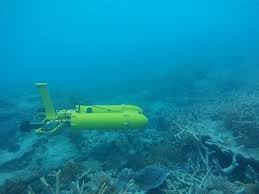
#> input picture Task 4 - Underwater Color Correction/underWaterImg1.jpg, 259 x 194 px
$ python histogram.py
#> lines starting #> are read from the running program, lines starting #| are printed output that depends on the picture
import cv2
import numpy as np
from matplotlib import pyplot as plt
img = cv2.imread('underWaterImg1.jpg', 0)
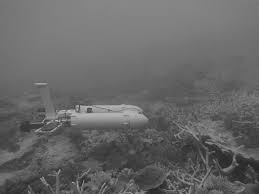
#> img: shape (194, 259); min 29, max 192, mean 103.1

# compute histogram of original image
hist, bins = np.histogram(img.flatten(), 256, [0, 256])
#> hist = 256 values, max 1403 at index 130, min 0 at index 0, mean 196.3; bins = 257 values from 0 to 256

# calculate accumulative sum of values as equation
# generate normalized histogram (equalized) equation
cdf = hist.cumsum()
#> cdf = 256 values from 0 to 50246
cdf_normalized = cdf * hist.max() / cdf.max()
#> cdf_normalized = 256 values from 0 to 1403

plt.plot(cdf_normalized, color='b')
plt.hist(img.flatten(), 256, [0, 256], color='r')
plt.xlim([0, 256])
plt.legend(('cdf', 'histogram'), loc='upper left')
plt.show()
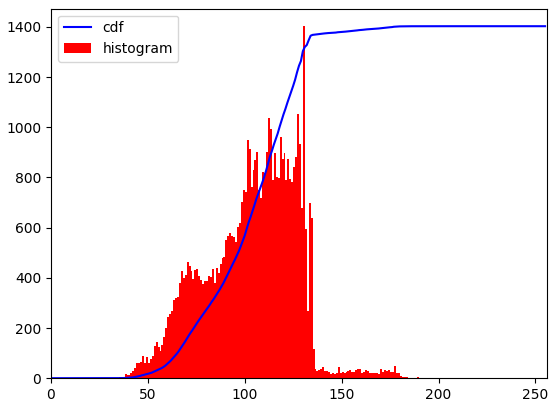
#> figure drawn by matplotlib, 1 panel; tallest bar 1403 high, from x = 130 to 131; curve peaks at x = 192, y = 1403

equ = cv2.equalizeHist(img)
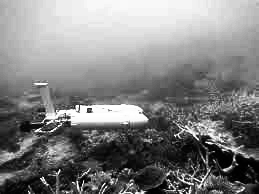
#> equ: shape (194, 259); min 0, max 255, mean 129.3
cv2.imshow('equalized img', equ)

cv2.waitKey(0)
cv2.destroyAllWindows()

$ run again, with Task 4 - Underwater Color Correction/underWaterImg2.jpg copied over Task 4 - Underwater Color Correction/underWaterImg1.jpg
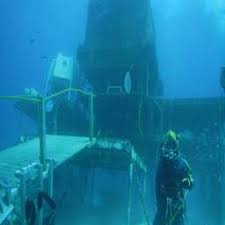
#> input picture Task 4 - Underwater Color Correction/underWaterImg2.jpg, 225 x 225 px
#> `img = cv2.imread('underWaterImg1.jpg', 0)`:
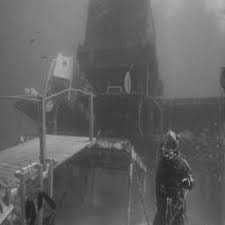
#> img: shape (225, 225); min 33, max 188, mean 97.4
#> hist = 256 values, max 1167 at index 74, min 0 at index 0, mean 197.8; bins = 257 values from 0 to 256
#> cdf = 256 values from 0 to 50625
#> cdf_normalized = 256 values from 0 to 1167
#> `equ = cv2.equalizeHist(img)`:
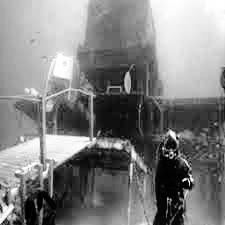
#> equ: shape (225, 225); min 0, max 255, mean 128.9
